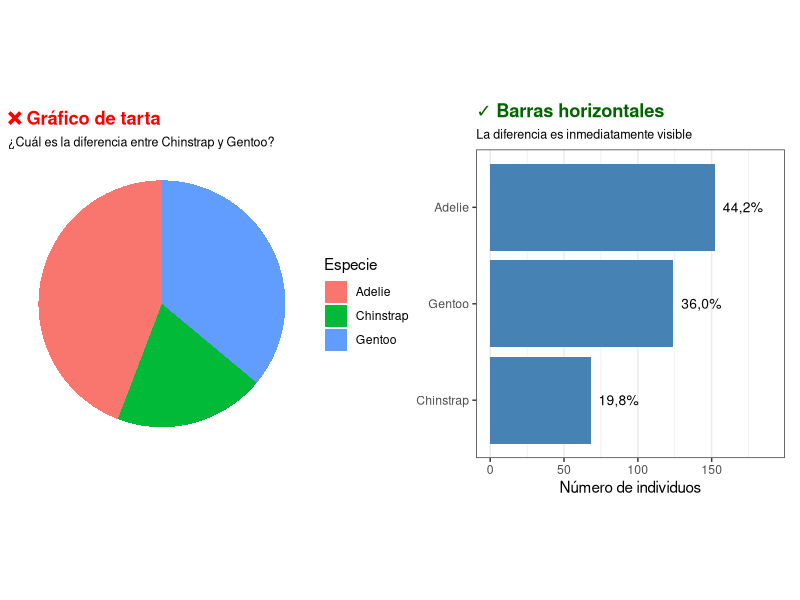
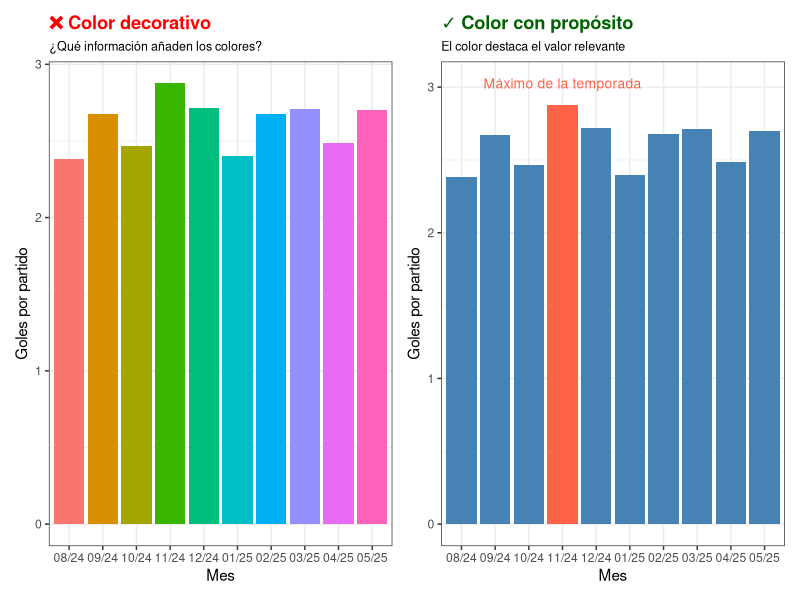
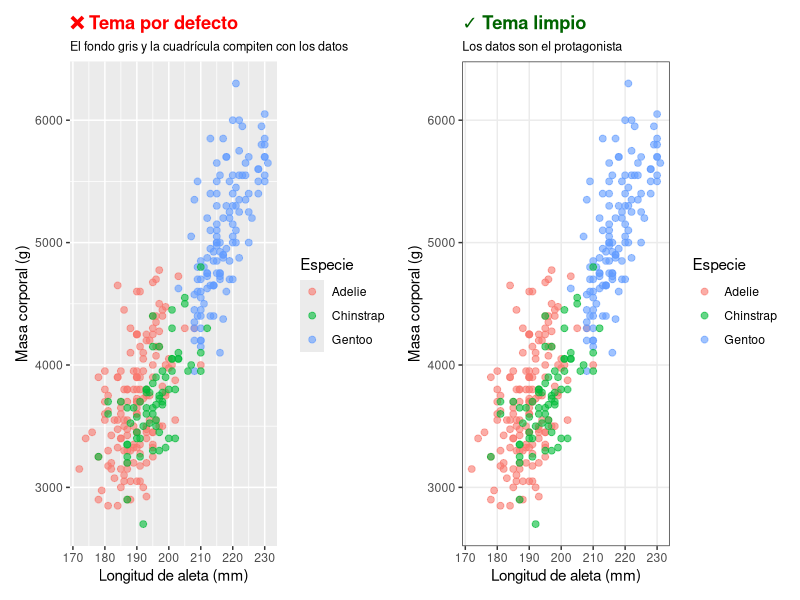
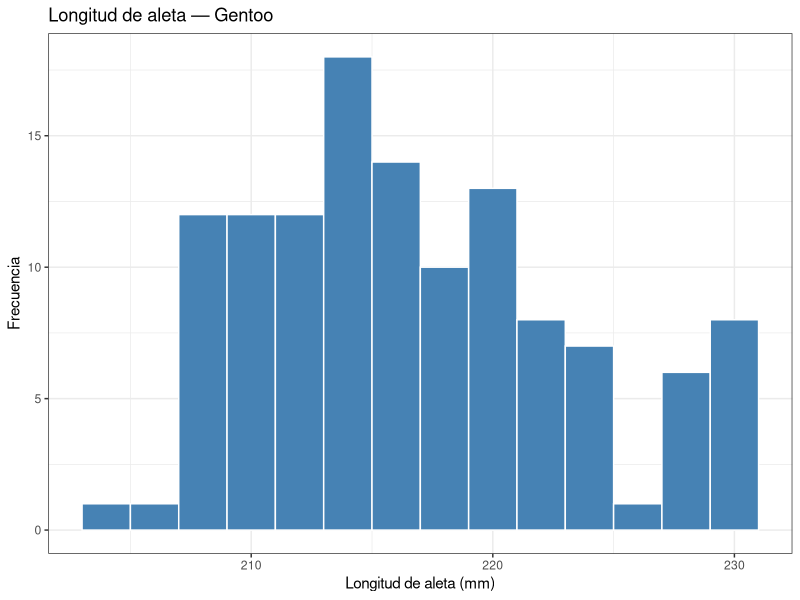
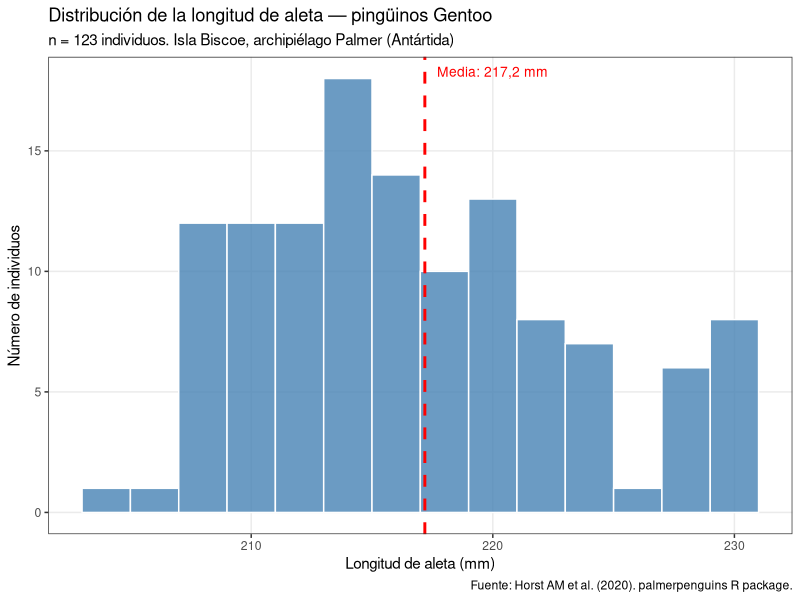

R code for these plots, in order: (Note: this script raises an error after producing the figures.)
## ---- chunk 1
#| code-fold: true
#| message: false
#| warning: false

library(tidyverse)
library(palmerpenguins)
library(patchwork)

conteo <- penguins |>
    count(species) |>
    mutate(pct = n / sum(n) * 100)

# Gráfico incorrecto: tarta
p_malo <- ggplot(conteo, aes(x = "", y = pct, fill = species)) +
    geom_col(width = 1) +
    coord_polar("y") +
    labs(title = "❌ Gráfico de tarta",
         subtitle = "¿Cuál es la diferencia entre Chinstrap y Gentoo?",
         fill = "Especie", x = NULL, y = NULL) +
    theme_void() +
    theme(plot.title = element_text(color = "red", face = "bold"),
          plot.subtitle = element_text(size = 9))

# Gráfico correcto: barras horizontales ordenadas
p_bueno <- conteo |>
    mutate(species = fct_reorder(species, n)) |>
    ggplot(aes(x = n, y = species)) +
    geom_col(fill = "steelblue") +
    geom_text(aes(label = paste0(format(round(pct, 1), decimal.mark = ","), "%")),
              hjust = -0.2, size = 3.5) +
    xlim(0, 190) +
    labs(title = "✓ Barras horizontales",
         subtitle = "La diferencia es inmediatamente visible",
         x = "Número de individuos", y = NULL) +
    theme_bw() +
    theme(panel.grid.major.y = element_blank(),
          plot.title = element_text(color = "darkgreen", face = "bold"),
          plot.subtitle = element_text(size = 9))

p_malo + p_bueno
## ---- chunk 2
#| code-fold: true
#| message: false
#| warning: false

# Goles por partido en cada mes de La Liga 2024-25
meses <- read_csv2("datos/laliga_resultados2425.csv") |>
    mutate(mes = floor_date(dmy(fecha), "month")) |>
    group_by(mes) |>
    summarise(goles = mean(goles_local + goles_visitante)) |>
    mutate(mes_txt = factor(format(mes, "%m/%y"), levels = format(mes, "%m/%y")))

# Gráfico incorrecto: un color por barra sin motivo
p_malo2 <- ggplot(meses, aes(x = mes_txt, y = goles, fill = mes_txt)) +
    geom_col() +
    labs(title = "❌ Color decorativo",
         subtitle = "¿Qué información añaden los colores?",
         x = "Mes", y = "Goles por partido") +
    theme_bw() +
    theme(legend.position = "none",
          plot.title = element_text(color = "red", face = "bold"),
          plot.subtitle = element_text(size = 9))

# Gráfico correcto: un color, destacando el máximo
p_bueno2 <- meses |>
    mutate(destacar = goles == max(goles)) |>
    ggplot(aes(x = mes_txt, y = goles, fill = destacar)) +
    geom_col() +
    scale_fill_manual(values = c("FALSE" = "steelblue", "TRUE" = "tomato")) +
    annotate("text", x = which.max(meses$goles), y = max(meses$goles) + 0.15,
             label = "Máximo de la temporada", color = "tomato", size = 3.5) +
    labs(title = "✓ Color con propósito",
         subtitle = "El color destaca el valor relevante",
         x = "Mes", y = "Goles por partido") +
    theme_bw() +
    theme(legend.position = "none",
          plot.title = element_text(color = "darkgreen", face = "bold"),
          plot.subtitle = element_text(size = 9))

p_malo2 + p_bueno2
## ---- chunk 3
#| code-fold: true
#| message: false
#| warning: false

datos_temp <- penguins |>
    filter(!is.na(flipper_length_mm), !is.na(body_mass_g))

# Gráfico incorrecto: tema por defecto con fondo gris
p_malo3 <- ggplot(datos_temp, aes(x = flipper_length_mm, y = body_mass_g,
                                   color = species)) +
    geom_point(alpha = 0.6, size = 2) +
    labs(title = "❌ Tema por defecto",
         subtitle = "El fondo gris y la cuadrícula compiten con los datos",
         x = "Longitud de aleta (mm)", y = "Masa corporal (g)",
         color = "Especie") +
    theme(plot.title = element_text(color = "red", face = "bold"),
          plot.subtitle = element_text(size = 9))

# Gráfico correcto: tema limpio sin cuadrícula secundaria
p_bueno3 <- ggplot(datos_temp, aes(x = flipper_length_mm, y = body_mass_g,
                                    color = species)) +
    geom_point(alpha = 0.6, size = 2) +
    labs(title = "✓ Tema limpio",
         subtitle = "Los datos son el protagonista",
         x = "Longitud de aleta (mm)", y = "Masa corporal (g)",
         color = "Especie") +
    theme_bw() +
    theme(panel.grid.minor = element_blank(),
          plot.title = element_text(color = "darkgreen", face = "bold"),
          plot.subtitle = element_text(size = 9))

p_malo3 + p_bueno3
## ---- chunk 4
#| code-fold: true
#| message: false
#| warning: false

library(palmerpenguins)

# Versión de exploración: rápida, sin pulir
penguins |>
    filter(species == "Gentoo") |>
    ggplot(aes(x = flipper_length_mm)) +
    geom_histogram(bins = 15, fill = "steelblue", color = "white") +
    theme_bw() +
    labs(title = "Longitud de aleta — Gentoo",
         x = "Longitud de aleta (mm)", y = "Frecuencia")
## ---- chunk 5
#| code-fold: true
#| message: false
#| warning: false

gentoo <- penguins |> filter(species == "Gentoo", !is.na(flipper_length_mm))
media_g <- mean(gentoo$flipper_length_mm)

# Versión de comunicación: orientada al mensaje
gentoo |>
    ggplot(aes(x = flipper_length_mm)) +
    geom_histogram(bins = 15, fill = "steelblue", color = "white", alpha = 0.8) +
    geom_vline(xintercept = media_g, color = "red",
               linewidth = 1, linetype = "dashed") +
    annotate("text", x = media_g + 0.5, y = Inf, vjust = 2,
             label = paste0("Media: ", format(round(media_g, 1), decimal.mark = ","), " mm"),
             color = "red", size = 3.5, hjust = 0) +
    theme_bw() +
    theme(panel.grid.minor = element_blank()) +
    labs(title    = "Distribución de la longitud de aleta — pingüinos Gentoo",
         subtitle = paste0("n = ", nrow(gentoo), " individuos. Isla Biscoe, archipiélago Palmer (Antártida)"),
         x        = "Longitud de aleta (mm)",
         y        = "Número de individuos",
         caption  = "Fuente: Horst AM et al. (2020). palmerpenguins R package.")
## ---- chunk 6
#| code-fold: true
#| message: false
#| warning: false

library(tidyverse)

# Muestreo de yogures del turno del 1 de octubre (capítulo 9)
df_m <- read_csv2("datos/llenado_yogures_muestra.csv",
                  locale = locale(decimal_mark = ",", encoding = "ISO-8859-1"))

# Medias por subgrupo, con la hora de inicio de cada subgrupo
medias_sg <- df_m |>
    group_by(muestra) |>
    summarise(hora = min(hora_envasado), media = mean(peso_g), .groups = "drop")

# Límites calculados con la Fase I (primeros 10 subgrupos, de 08:00 a 08:30).
# Como dibujamos medias de 5 envases, la desviación típica se divide por raíz de 5.
fase1     <- df_m |> filter(muestra <= 10)
media_ref <- mean(fase1$peso_g)
sigma_med <- sd(fase1$peso_g) / sqrt(5)
UCL <- media_ref + 3 * sigma_med
LCL <- media_ref - 3 * sigma_med
UWL <- media_ref + 2 * sigma_med   # límite de advertencia superior
LWL <- media_ref - 2 * sigma_med   # límite de advertencia inferior

medias_sg <- medias_sg |>
    mutate(fuera_control = media > UCL | media < LCL)
x_fin <- max(medias_sg$hora)

ggplot(medias_sg, aes(x = hora, y = media)) +
    # Zonas de advertencia (entre 2σ y 3σ)
    annotate("rect", xmin = -Inf, xmax = Inf, ymin = LCL, ymax = LWL,
             fill = "orange", alpha = 0.15) +
    annotate("rect", xmin = -Inf, xmax = Inf, ymin = UWL, ymax = UCL,
             fill = "orange", alpha = 0.15) +
    # Zonas fuera de control (más allá de 3σ)
    annotate("rect", xmin = -Inf, xmax = Inf, ymin = -Inf, ymax = LCL,
             fill = "red", alpha = 0.1) +
    annotate("rect", xmin = -Inf, xmax = Inf, ymin = UCL, ymax = Inf,
             fill = "red", alpha = 0.1) +
    # Líneas de control y de referencia
    geom_hline(yintercept = c(UCL, LCL), color = "red",
               linetype = "dashed", linewidth = 0.8) +
    geom_hline(yintercept = c(UWL, LWL), color = "orange",
               linetype = "dashed", linewidth = 0.6) +
    geom_hline(yintercept = media_ref, color = "darkgreen", linewidth = 1) +
    # Etiquetas con el valor de cada línea
    annotate("text", x = x_fin, y = UCL, vjust = -0.4, hjust = 1,
             label = paste0("LSC (", format(round(UCL, 1), decimal.mark = ","), " g)"),
             color = "red", size = 2.8) +
    annotate("text", x = x_fin, y = LCL, vjust = 1.4, hjust = 1,
             label = paste0("LIC (", format(round(LCL, 1), decimal.mark = ","), " g)"),
             color = "red", size = 2.8) +
    annotate("text", x = x_fin, y = media_ref, vjust = -0.4, hjust = 1,
             label = paste0("Referencia (", format(round(media_ref, 1), decimal.mark = ","), " g)"),
             color = "darkgreen", size = 2.8) +
    # Puntos
    geom_line(color = "steelblue", linewidth = 0.7) +
    geom_point(aes(color = fuera_control), size = 2.5) +
    scale_color_manual(values = c("FALSE" = "steelblue", "TRUE" = "red"),
                       guide = "none") +
    labs(
        title    = "Control de peso — Línea de yogures 150 g — Turno del 1 de octubre",
        subtitle = "Zona naranja: advertencia (±2σ)  |  Zona roja: fuera de control (±3σ)  |  Puntos rojos: señal de alarma",
        x        = "Hora (un subgrupo de 5 envases cada 3 min)",
        y        = "Peso medio del subgrupo (g)",
        caption  = "LSC/LIC: límites de control superior/inferior  |  Referencia: media del período estable (08:00-08:30)"
    ) +
    theme_bw() +
    theme(panel.grid.minor = element_blank(),
          plot.subtitle = element_text(size = 8))
